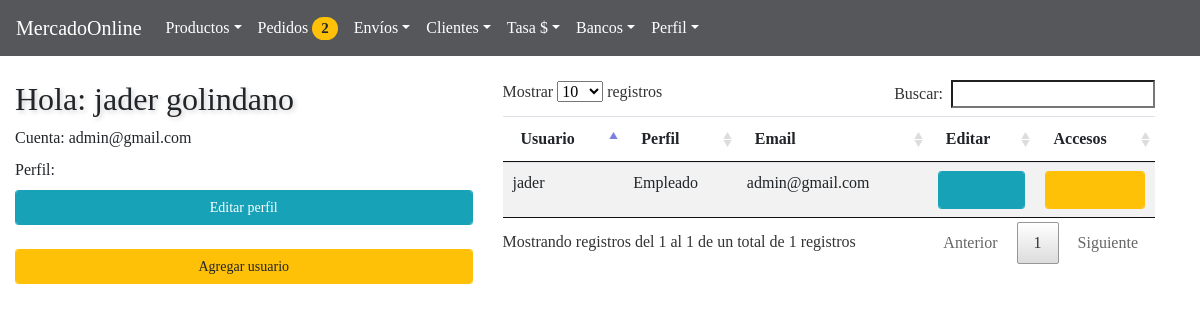
The page /BackAdmin/updateCount (signed in) on the database as committed earlier.
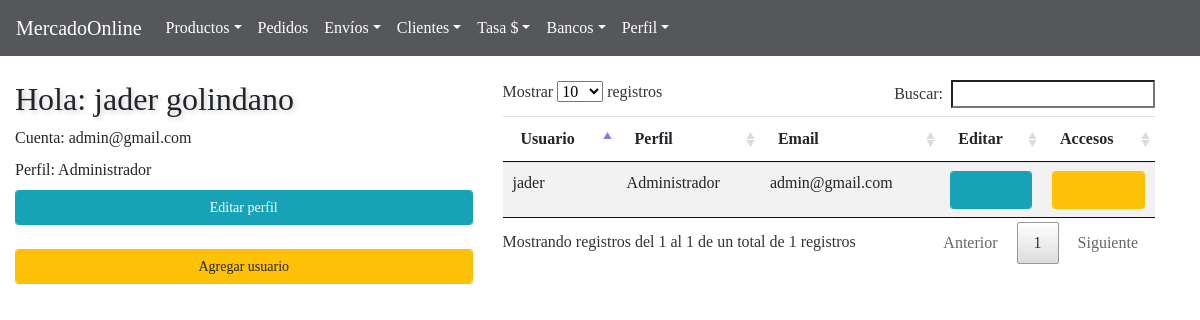
The same page on the database as committed later.
### tables this page shows
CREATE TABLE `empleados` (
  `id` int(11) NOT NULL,
  `user` text NOT NULL,
  `password` text NOT NULL,
  `name` text NOT NULL,
  `lastname` text NOT NULL,
  `intents` int(1) NOT NULL,
  `rol` int(1) NOT NULL,
  `enable` int(1) NOT NULL,
  `date` timestamp NOT NULL DEFAULT CURRENT_TIMESTAMP ON UPDATE CURRENT_TIMESTAMP
);

### BackAdmin/models/connection.php (called while the page is built)
<?php
class connection{
	 public static function connect(){
	 	$link = new PDO("mysql:host=localhost;dbname=mercadoonline","root","");
	 	return $link;
	 }
}

### BackAdmin/models/purchaseOrderModel.php (called while the page is built, shortened)
<?php
require_once "connection.php";
class purchaseOrderModel{
 					public static function viewCountOrdersModel($table){
 					$stmt = connection::connect()->prepare("SELECT COUNT(*) as id FROM $table WHERE status = 0");
		 			$stmt -> execute();
		 			return $stmt->fetch();
 					}
}

### BackAdmin/controllers/controllerPage.php (called while the page is built)
<?php
class page{
 public static function template(){
 			include "views/template.php";
 		}
 public static function pageConnectController(){
if (isset( $_GET["action"])) {
	 	$controllerPage = $_GET["action"];
}
else{
	$controllerPage ="index";
}
 	$answer = pageModel::pageConnectModel($controllerPage);
 	include $answer;
 }
}

### BackAdmin/models/usersModels.php (called while the page is built, shortened)
<?php
require_once "connection.php";
class userModel{
 public static function viewUserPerfilModel($dataModel, $table){
$stmt = connection::connect()->prepare("SELECT user, name, lastname, rol FROM $table WHERE id = :id AND user = :user");
 	 	$stmt ->bindParam(":id",$dataModel["id"],PDO::PARAM_INT);
		$stmt ->bindParam(":user",$dataModel["user"],PDO::PARAM_STR);
		 $stmt -> execute();
		 return $stmt->fetch();
 		}
  public static function  viewUsersModel($table){
  	$stmt = connection::connect()->prepare("SELECT id, user, rol, name, lastname FROM $table ORDER BY rol DESC");
 	$stmt -> execute();
	return $stmt->fetchAll();
  		}
}

### BackAdmin/controllers/usersControllers.php (the view, shortened to what this page needs)
<?php
class userController{
 public static function  viewUserPerfilController(){
 				if (isset($_SESSION["id"]) && $_SESSION["user"] ) {
 					$dataController = array("id"=>$_SESSION["id"], "user"=>$_SESSION["user"]);
 					$table = "empleados";
 				$answer = userModel::viewUserPerfilModel($dataController, $table);
 				switch ($answer["rol"]) {
 					case 1:
 						$perfil = "Administrador";
 						break;
 				}
 			echo '
 			<h2>Hola: '.$answer["name"].' '.$answer["lastname"].'</h2>
			<label for="input"  col-form-label is-valid">Cuenta:  '.$answer["user"].'</label>
			<br>
			<label for="input"  col-form-label is-valid">Perfil: '.$perfil.'</label>';
 					}
 			}
 			 public static function  viewUsersController(){
 			 	$table = "empleados";
 			 	$answer = userModel::viewUsersModel($table);
 				foreach ($answer  as $row => $item) {
 					if ( $item["rol"]== 1) {
 						$perfil = "Administrador";
 						$rolAdmin ="checked";
 						$rolEmployee="";
 					}else{
 						$perfil = "Empleado";
 						$rolEmployee="checked";
 						$rolAdmin="";
 					}
 				echo '
 				<tr>
 				<td>'.$item["name"].'</td>
 				<td>'.$perfil.'</td>
 				<td>'.$item["user"].'</td>
 				<td><a href="#edit'.$row.'"  data-toggle="modal">
 						<button  class="form-control btn-info fa fa-pencil btn-sm"  type="button"></button></a>
 			<div class="modal fade" id="edit'.$row.'" tabindex="-1" role="dialog" aria-labelledby="myModalLabel" ariahidden="true">
			<input type="text" class="form-control form-control-sm"  name="idUser" required maxlength="20"  value='.$item["id"].'  required style="display:none">
			<input type="text" class="form-control form-control-sm"  name="changeUserName" required maxlength="20"  value='.$item["name"].'  required>
			<input type="text" class="form-control form-control-sm"  name="changeUserLastName" required maxlength="20" value='.$item["lastname"].' required>
			<input type="text" class="form-control form-control-sm"  name="changeUserEmail" required maxlength="40" value='.$item["user"].' required>
  			<input class="form-check-input" type="radio" name="changeUserRol" id="exampleRadios2" value=1 '.$rolAdmin.'>
  			<input class="form-check-input" type="radio" name="changeUserRol" id="exampleRadios1" value=2 '.$rolEmployee.'>
				</div>
 				</td>
 	<td><a href="#syst'.$row.'"  data-toggle="modal">
 			<button  class="form-control btn-warning fa fa-user btn-sm"  type="button"></button></a>
 			<div class="modal fade" id="syst'.$row.'" tabindex="-1" role="dialog" aria-labelledby="myModalLabel" ariahidden="true">
			<input type="text" class="form-control form-control-sm"  name="deleteidUser" required maxlength="20"  value='.$item["id"].'  required style="display:none">
			<input type="submit" class="form-control btn-danger  btn-sm" value="Eliminar usuario  '.$item["user"].'">
				  </div>
				</td>
 				</tr>';
 								}
 			 }
}

### BackAdmin/controllers/purchaseOrderController.php (shortened to what this page needs)
<?php
class purchaseOrderController {
	 		 	     public static function viewCountOrdersController(){
	 		 	      $answer = purchaseOrderModel::viewCountOrdersModel("pedido");
					if ($answer["id"]==0) {
					echo'  <span class="badge badge-danger badge-pill" style="font-family: Pavanam-Regular; font-size: 15px; display: none" >'.$answer["id"].'</span>';
					}else{
					echo'  <span class="badge badge-warning 14 badge-pill" style="font-family: Pavanam-Regular; font-size: 15px; " >'.$answer["id"].'</span>';
										}
	 		 	     }
}

Rows that differ between the two databases and show on the page:
changed empleados "jader": rol (not shown) → "Administrador"; rol "Empleado" → "Administrador"
Other text that changed with them:
$answer["id"]: "2" → (not shown)
